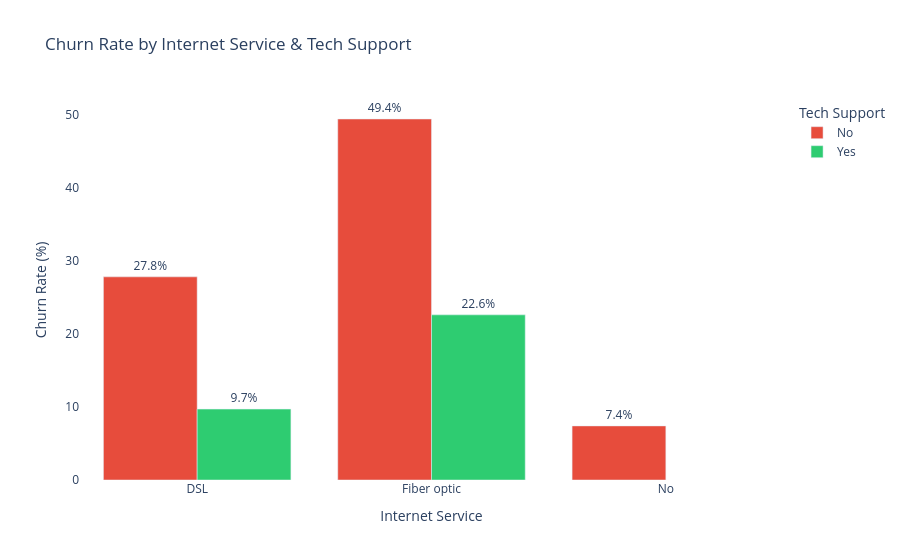

Here is the notebook cell this chart was saved with:
### Markdown cell above
## 6. Churn by Internet Service & Tech Support <a id='6-services'></a>

### Code cell
service_churn = df.groupby(['InternetService', 'TechSupport'])['Churn'].mean().mul(100).round(1).reset_index()
service_churn.columns = ['Internet Service', 'Tech Support', 'Churn Rate (%)']

fig = px.bar(service_churn, x='Internet Service', y='Churn Rate (%)',
             color='Tech Support', barmode='group',
             title='Churn Rate by Internet Service & Tech Support',
             color_discrete_map={'Yes': '#2ecc71', 'No': '#e74c3c'},
             text='Churn Rate (%)')
fig.update_traces(texttemplate='%{text}%', textposition='outside')
fig.update_layout(plot_bgcolor='white')
fig.show()
print('\n📌 Insight: Fiber optic customers without tech support churn the most.')

### Figure 1 — Plotly figure (JSON) as saved in the notebook; plotly's stock layout.template omitted (floating-point values rounded to 4 significant figures)
{"data": [{"alignmentgroup": "True", "hovertemplate": "Tech Support=No<br>Internet Service=%{x}<br>Churn Rate (%)=%{text}<extra></extra>", "legendgroup": "No", "marker": {"color": "#e74c3c", "pattern": {"shape": ""}}, "name": "No", "offsetgroup": "No", "orientation": "v", "showlegend": true, "text": [27.8, 49.4, 7.4], "textposition": "outside", "texttemplate": "%{text}%", "type": "bar", "x": ["DSL", "Fiber optic", "No"], "xaxis": "x", "y": [27.8, 49.4, 7.4], "yaxis": "y"}, {"alignmentgroup": "True", "hovertemplate": "Tech Support=Yes<br>Internet Service=%{x}<br>Churn Rate (%)=%{text}<extra></extra>", "legendgroup": "Yes", "marker": {"color": "#2ecc71", "pattern": {"shape": ""}}, "name": "Yes", "offsetgroup": "Yes", "orientation": "v", "showlegend": true, "text": [9.7, 22.6], "textposition": "outside", "texttemplate": "%{text}%", "type": "bar", "x": ["DSL", "Fiber optic"], "xaxis": "x", "y": [9.7, 22.6], "yaxis": "y"}], "layout": {"barmode": "group", "legend": {"title": {"text": "Tech Support"}, "tracegroupgap": 0}, "plot_bgcolor": "white", "title": {"text": "Churn Rate by Internet Service & Tech Support"}, "xaxis": {"anchor": "y", "domain": [0, 1], "title": {"text": "Internet Service"}}, "yaxis": {"anchor": "x", "domain": [0, 1], "title": {"text": "Churn Rate (%)"}}}}
